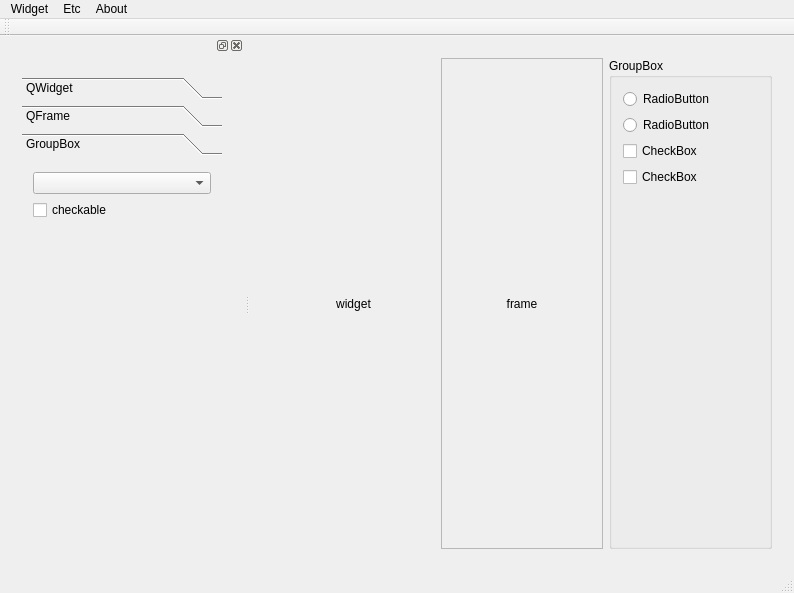
<?xml version="1.0" encoding="UTF-8"?>
<ui version="4.0">
 <class>MainWindow</class>
 <widget class="QMainWindow" name="MainWindow">
  <property name="geometry">
   <rect>
    <x>0</x>
    <y>0</y>
    <width>794</width>
    <height>593</height>
   </rect>
  </property>
  <property name="windowTitle">
   <string>MainWindow</string>
  </property>
  <widget class="QWidget" name="centralWidget">
   <layout class="QGridLayout" name="gridLayout_5">
    <item row="0" column="0">
     <widget class="QStackedWidget" name="stackedWidget">
      <property name="currentIndex">
       <number>2</number>
      </property>
      <widget class="QWidget" name="page_stackedWidget">
       <layout class="QGridLayout" name="gridLayout_27">
        <item row="0" column="0">
         <widget class="QStackedWidget" name="stackedWidget_demo">
          <property name="minimumSize">
           <size>
            <width>300</width>
            <height>100</height>
           </size>
          </property>
          <property name="currentIndex">
           <number>0</number>
          </property>
          <widget class="QWidget" name="page_demo_1">
           <layout class="QGridLayout" name="gridLayout_7">
            <item row="0" column="0">
             <widget class="QLabel" name="label_3">
              <property name="layoutDirection">
               <enum>Qt::LeftToRight</enum>
              </property>
              <property name="text">
               <string>page1</string>
              </property>
              <property name="alignment">
               <set>Qt::AlignCenter</set>
              </property>
             </widget>
            </item>
           </layout>
          </widget>
          <widget class="QWidget" name="page_demo_2">
           <layout class="QGridLayout" name="gridLayout_24">
            <item row="0" column="0">
             <widget class="QLabel" name="label_4">
              <property name="layoutDirection">
               <enum>Qt::LeftToRight</enum>
              </property>
              <property name="text">
               <string>page2</string>
              </property>
              <property name="alignment">
               <set>Qt::AlignCenter</set>
              </property>
             </widget>
            </item>
           </layout>
          </widget>
         </widget>
        </item>
       </layout>
      </widget>
      <widget class="QWidget" name="page_tabWidget">
       <layout class="QGridLayout" name="gridLayout">
        <item row="0" column="0">
         <widget class="QTabWidget" name="tabWidget">
          <property name="minimumSize">
           <size>
            <width>200</width>
            <height>100</height>
           </size>
          </property>
          <property name="tabPosition">
           <enum>QTabWidget::North</enum>
          </property>
          <property name="tabShape">
           <enum>QTabWidget::Rounded</enum>
          </property>
          <property name="currentIndex">
           <number>1</number>
          </property>
          <property name="elideMode">
           <enum>Qt::ElideNone</enum>
          </property>
          <widget class="QWidget" name="tab_1">
           <attribute name="title">
            <string>Tab 1</string>
           </attribute>
           <layout class="QGridLayout" name="gridLayout_21">
            <item row="0" column="0">
             <widget class="QLabel" name="label">
              <property name="layoutDirection">
               <enum>Qt::LeftToRight</enum>
              </property>
              <property name="text">
               <string>Tab 1</string>
              </property>
              <property name="alignment">
               <set>Qt::AlignCenter</set>
              </property>
             </widget>
            </item>
           </layout>
          </widget>
          <widget class="QWidget" name="tab_2">
           <attribute name="title">
            <string>Tab 2</string>
           </attribute>
           <layout class="QGridLayout" name="gridLayout_22">
            <item row="0" column="0">
             <widget class="QLabel" name="label_2">
              <property name="layoutDirection">
               <enum>Qt::LeftToRight</enum>
              </property>
              <property name="text">
               <string>Tab 2</string>
              </property>
              <property name="alignment">
               <set>Qt::AlignCenter</set>
              </property>
             </widget>
            </item>
           </layout>
          </widget>
         </widget>
        </item>
       </layout>
      </widget>
      <widget class="QWidget" name="page_widget">
       <layout class="QGridLayout" name="gridLayout_6">
        <item row="0" column="0">
         <widget class="QWidget" name="widget" native="true">
          <layout class="QGridLayout" name="gridLayout_4">
           <item row="0" column="0">
            <widget class="QLabel" name="label_7">
             <property name="text">
              <string>widget</string>
             </property>
             <property name="alignment">
              <set>Qt::AlignCenter</set>
             </property>
            </widget>
           </item>
          </layout>
         </widget>
        </item>
        <item row="0" column="1">
         <widget class="QFrame" name="frame">
          <property name="minimumSize">
           <size>
            <width>100</width>
            <height>100</height>
           </size>
          </property>
          <property name="frameShape">
           <enum>QFrame::StyledPanel</enum>
          </property>
          <property name="frameShadow">
           <enum>QFrame::Raised</enum>
          </property>
          <layout class="QGridLayout" name="gridLayout_26">
           <item row="0" column="0">
            <widget class="QLabel" name="label_6">
             <property name="layoutDirection">
              <enum>Qt::LeftToRight</enum>
             </property>
             <property name="text">
              <string>frame</string>
             </property>
             <property name="alignment">
              <set>Qt::AlignCenter</set>
             </property>
            </widget>
           </item>
          </layout>
         </widget>
        </item>
        <item row="0" column="2">
         <widget class="QGroupBox" name="groupBox_demo">
          <property name="minimumSize">
           <size>
            <width>100</width>
            <height>100</height>
           </size>
          </property>
          <property name="title">
           <string>GroupBox</string>
          </property>
          <layout class="QGridLayout" name="gridLayout_25">
           <item row="1" column="0">
            <widget class="QRadioButton" name="radioButton_2">
             <property name="text">
              <string>RadioButton</string>
             </property>
            </widget>
           </item>
           <item row="0" column="0">
            <widget class="QRadioButton" name="radioButton">
             <property name="text">
              <string>RadioButton</string>
             </property>
            </widget>
           </item>
           <item row="3" column="0">
            <widget class="QCheckBox" name="checkBox_2">
             <property name="text">
              <string>CheckBox</string>
             </property>
            </widget>
           </item>
           <item row="2" column="0">
            <widget class="QCheckBox" name="checkBox">
             <property name="text">
              <string>CheckBox</string>
             </property>
            </widget>
           </item>
           <item row="4" column="0">
            <spacer name="verticalSpacer_3">
             <property name="orientation">
              <enum>Qt::Vertical</enum>
             </property>
             <property name="sizeHint" stdset="0">
              <size>
               <width>20</width>
               <height>40</height>
              </size>
             </property>
            </spacer>
           </item>
          </layout>
         </widget>
        </item>
       </layout>
      </widget>
      <widget class="QWidget" name="page_scrollArea">
       <layout class="QGridLayout" name="gridLayout_2">
        <item row="0" column="0">
         <widget class="QScrollArea" name="scrollArea">
          <property name="minimumSize">
           <size>
            <width>200</width>
            <height>100</height>
           </size>
          </property>
          <property name="widgetResizable">
           <bool>true</bool>
          </property>
          <widget class="QWidget" name="widget_2">
           <property name="geometry">
            <rect>
             <x>0</x>
             <y>0</y>
             <width>818</width>
             <height>498</height>
            </rect>
           </property>
           <layout class="QGridLayout" name="gridLayout_17">
            <item row="0" column="0">
             <widget class="QLabel" name="label_8">
              <property name="text">
               <string/>
              </property>
              <property name="pixmap">
               <pixmap resource="../Skin/images.qrc">:/images/car/ic_background.png</pixmap>
              </property>
             </widget>
            </item>
           </layout>
          </widget>
         </widget>
        </item>
       </layout>
      </widget>
      <widget class="QWidget" name="page_mdiArea">
       <layout class="QGridLayout" name="gridLayout_3">
        <item row="0" column="0">
         <widget class="QMdiArea" name="mdiArea">
          <property name="minimumSize">
           <size>
            <width>100</width>
            <height>100</height>
           </size>
          </property>
         </widget>
        </item>
       </layout>
      </widget>
      <widget class="QWidget" name="page_listWidget">
       <layout class="QGridLayout" name="gridLayout_10">
        <item row="0" column="0">
         <widget class="QListWidget" name="listWidget">
          <item>
           <property name="text">
            <string>新建项目</string>
           </property>
           <property name="checkState">
            <enum>PartiallyChecked</enum>
           </property>
           <property name="icon">
            <iconset resource="../Skin/images.qrc">
             <normaloff>:/images/backlight/ic_hand_30.png</normaloff>:/images/backlight/ic_hand_30.png</iconset>
           </property>
           <property name="flags">
            <set>ItemIsSelectable|ItemIsEditable|ItemIsDragEnabled|ItemIsDropEnabled|ItemIsUserCheckable|ItemIsEnabled</set>
           </property>
          </item>
         </widget>
        </item>
       </layout>
      </widget>
      <widget class="QWidget" name="page_treeWidget">
       <layout class="QGridLayout" name="gridLayout_8">
        <item row="0" column="0">
         <widget class="QTreeWidget" name="treeWidget">
          <column>
           <property name="text">
            <string notr="true">1</string>
           </property>
          </column>
         </widget>
        </item>
       </layout>
      </widget>
      <widget class="QWidget" name="page_tableWidget">
       <layout class="QGridLayout" name="gridLayout_9">
        <item row="0" column="0">
         <widget class="QTableWidget" name="tableWidget"/>
        </item>
       </layout>
      </widget>
     </widget>
    </item>
   </layout>
  </widget>
  <widget class="QMenuBar" name="menuBar">
   <property name="geometry">
    <rect>
     <x>0</x>
     <y>0</y>
     <width>794</width>
     <height>28</height>
    </rect>
   </property>
   <widget class="QMenu" name="menu_page">
    <property name="title">
     <string>Widget</string>
    </property>
    <addaction name="actionQWidget"/>
    <addaction name="actionQScrollArea"/>
    <addaction name="separator"/>
    <addaction name="actionQStackedWidget"/>
    <addaction name="actionQTabWidget"/>
    <addaction name="separator"/>
    <addaction name="actionQListWidget"/>
    <addaction name="actionQTreeWidget"/>
    <addaction name="actionQTableWidget"/>
   </widget>
   <widget class="QMenu" name="menu">
    <property name="title">
     <string>Etc</string>
    </property>
    <addaction name="actionQDockWidget"/>
    <addaction name="actionQMdiArea"/>
    <addaction name="actionOpenGWidget"/>
    <addaction name="actionQuickWidget"/>
   </widget>
   <widget class="QMenu" name="menuAbout">
    <property name="title">
     <string>About</string>
    </property>
    <addaction name="actionAboutQt"/>
   </widget>
   <addaction name="menu_page"/>
   <addaction name="menu"/>
   <addaction name="menuAbout"/>
  </widget>
  <widget class="QToolBar" name="mainToolBar">
   <attribute name="toolBarArea">
    <enum>TopToolBarArea</enum>
   </attribute>
   <attribute name="toolBarBreak">
    <bool>false</bool>
   </attribute>
  </widget>
  <widget class="QStatusBar" name="statusBar"/>
  <widget class="QDockWidget" name="dockWidget">
   <property name="minimumSize">
    <size>
     <width>237</width>
     <height>526</height>
    </size>
   </property>
   <attribute name="dockWidgetArea">
    <number>1</number>
   </attribute>
   <widget class="QWidget" name="dockWidgetContents">
    <layout class="QGridLayout" name="gridLayout_15">
     <item row="1" column="0">
      <widget class="QStackedWidget" name="stackedWidget_menu">
       <property name="currentIndex">
        <number>2</number>
       </property>
       <widget class="QWidget" name="page_stackedWidget_menu">
        <layout class="QGridLayout" name="gridLayout_16">
         <item row="1" column="0">
          <widget class="QPushButton" name="btn_stackedWidget_insert">
           <property name="text">
            <string>插入页</string>
           </property>
          </widget>
         </item>
         <item row="3" column="0">
          <spacer name="verticalSpacer">
           <property name="orientation">
            <enum>Qt::Vertical</enum>
           </property>
           <property name="sizeHint" stdset="0">
            <size>
             <width>20</width>
             <height>159</height>
            </size>
           </property>
          </spacer>
         </item>
         <item row="0" column="0">
          <widget class="QPushButton" name="btn_stackedWidget_toggle">
           <property name="text">
            <string>切换页</string>
           </property>
          </widget>
         </item>
         <item row="2" column="0">
          <widget class="QPushButton" name="btn_stackedWidget_delete">
           <property name="text">
            <string>删除页</string>
           </property>
          </widget>
         </item>
        </layout>
       </widget>
       <widget class="QWidget" name="page_tabWidget_menu">
        <layout class="QGridLayout" name="gridLayout_18">
         <item row="1" column="0">
          <widget class="QPushButton" name="btn_tabWidget_insert">
           <property name="text">
            <string>插入页</string>
           </property>
          </widget>
         </item>
         <item row="4" column="0">
          <spacer name="verticalSpacer_2">
           <property name="orientation">
            <enum>Qt::Vertical</enum>
           </property>
           <property name="sizeHint" stdset="0">
            <size>
             <width>20</width>
             <height>36</height>
            </size>
           </property>
          </spacer>
         </item>
         <item row="2" column="0">
          <widget class="QPushButton" name="btn_tabWidget_delete">
           <property name="text">
            <string>删除页</string>
           </property>
          </widget>
         </item>
         <item row="0" column="0">
          <widget class="QPushButton" name="btn_tabWidget_toggle">
           <property name="text">
            <string>切换页</string>
           </property>
          </widget>
         </item>
         <item row="3" column="0">
          <widget class="QComboBox" name="cbox_tabWidget"/>
         </item>
        </layout>
       </widget>
       <widget class="QWidget" name="page_widget_menu">
        <layout class="QGridLayout" name="gridLayout_14">
         <item row="0" column="0">
          <widget class="QToolBox" name="toolBox">
           <property name="currentIndex">
            <number>2</number>
           </property>
           <widget class="QWidget" name="page">
            <property name="geometry">
             <rect>
              <x>0</x>
              <y>0</y>
              <width>201</width>
              <height>378</height>
             </rect>
            </property>
            <attribute name="label">
             <string>QWidget</string>
            </attribute>
           </widget>
           <widget class="QWidget" name="page_2">
            <property name="geometry">
             <rect>
              <x>0</x>
              <y>0</y>
              <width>201</width>
              <height>378</height>
             </rect>
            </property>
            <attribute name="label">
             <string>QFrame</string>
            </attribute>
            <layout class="QGridLayout" name="gridLayout_29">
             <item row="1" column="0">
              <widget class="QComboBox" name="cbox_frame_Shape"/>
             </item>
             <item row="8" column="0">
              <spacer name="verticalSpacer_8">
               <property name="orientation">
                <enum>Qt::Vertical</enum>
               </property>
               <property name="sizeHint" stdset="0">
                <size>
                 <width>20</width>
                 <height>139</height>
                </size>
               </property>
              </spacer>
             </item>
             <item row="4" column="0">
              <widget class="QLabel" name="label_10">
               <property name="text">
                <string>lineWidth</string>
               </property>
              </widget>
             </item>
             <item row="7" column="0">
              <widget class="QSpinBox" name="spinBox_midLineWidth"/>
             </item>
             <item row="3" column="0">
              <widget class="QComboBox" name="cbox_frame_Shadow"/>
             </item>
             <item row="0" column="0">
              <widget class="QLabel" name="label_11">
               <property name="text">
                <string>Shape</string>
               </property>
              </widget>
             </item>
             <item row="5" column="0">
              <widget class="QSpinBox" name="spinBox_lineWidth"/>
             </item>
             <item row="6" column="0">
              <widget class="QLabel" name="label_9">
               <property name="text">
                <string>midLineWidth</string>
               </property>
              </widget>
             </item>
             <item row="2" column="0">
              <widget class="QLabel" name="label_12">
               <property name="text">
                <string>Shadow</string>
               </property>
              </widget>
             </item>
            </layout>
           </widget>
           <widget class="QWidget" name="page_3">
            <attribute name="label">
             <string>GroupBox</string>
            </attribute>
            <layout class="QGridLayout" name="gridLayout_30">
             <item row="1" column="0">
              <widget class="QCheckBox" name="checkBox_demo">
               <property name="text">
                <string>checkable</string>
               </property>
              </widget>
             </item>
             <item row="2" column="0">
              <spacer name="verticalSpacer_9">
               <property name="orientation">
                <enum>Qt::Vertical</enum>
               </property>
               <property name="sizeHint" stdset="0">
                <size>
                 <width>20</width>
                 <height>297</height>
                </size>
               </property>
              </spacer>
             </item>
             <item row="0" column="0">
              <widget class="QComboBox" name="cbox_demo_alignment"/>
             </item>
            </layout>
           </widget>
          </widget>
         </item>
        </layout>
       </widget>
       <widget class="QWidget" name="page_scrollArea_menu">
        <layout class="QGridLayout" name="gridLayout_19"/>
       </widget>
       <widget class="QWidget" name="page_mdiArea_menu">
        <layout class="QGridLayout" name="gridLayout_20">
         <item row="1" column="0">
          <widget class="QPushButton" name="btn_mdiArea_close">
           <property name="text">
            <string>删除当前窗口</string>
           </property>
          </widget>
         </item>
         <item row="5" column="0">
          <spacer name="verticalSpacer_4">
           <property name="orientation">
            <enum>Qt::Vertical</enum>
           </property>
           <property name="sizeHint" stdset="0">
            <size>
             <width>20</width>
             <height>40</height>
            </size>
           </property>
          </spacer>
         </item>
         <item row="3" column="0">
          <widget class="QComboBox" name="cbox_mdiArea_model"/>
         </item>
         <item row="2" column="0">
          <widget class="QPushButton" name="btn_mdiArea_closeAll">
           <property name="text">
            <string>关闭所有</string>
           </property>
          </widget>
         </item>
         <item row="4" column="0">
          <widget class="QComboBox" name="cbox_mdiArea_layout"/>
         </item>
         <item row="0" column="0">
          <widget class="QPushButton" name="btn_mdiArea_add">
           <property name="text">
            <string>新建子窗口</string>
           </property>
          </widget>
         </item>
        </layout>
       </widget>
       <widget class="QWidget" name="page_listWidget_menu">
        <layout class="QGridLayout" name="gridLayout_23">
         <item row="5" column="0">
          <widget class="QCheckBox" name="cbox_edit">
           <property name="text">
            <string>可编辑</string>
           </property>
          </widget>
         </item>
         <item row="2" column="0">
          <widget class="QPushButton" name="btn_listWidget_delete">
           <property name="text">
            <string>删除列</string>
           </property>
          </widget>
         </item>
         <item row="0" column="0">
          <widget class="QPushButton" name="btn_listWidget_add">
           <property name="text">
            <string>添加列</string>
           </property>
          </widget>
         </item>
         <item row="4" column="0">
          <widget class="QComboBox" name="cbox_listWidget_style"/>
         </item>
         <item row="7" column="0">
          <spacer name="verticalSpacer_5">
           <property name="orientation">
            <enum>Qt::Vertical</enum>
           </property>
           <property name="sizeHint" stdset="0">
            <size>
             <width>20</width>
             <height>36</height>
            </size>
           </property>
          </spacer>
         </item>
         <item row="1" column="0">
          <widget class="QPushButton" name="btn_listWidget_insert">
           <property name="text">
            <string>插入列</string>
           </property>
          </widget>
         </item>
         <item row="3" column="0">
          <widget class="QPushButton" name="btn_listWidget_clear">
           <property name="text">
            <string>清空列</string>
           </property>
          </widget>
         </item>
        </layout>
       </widget>
       <widget class="QWidget" name="page_treeWidget_menu">
        <layout class="QGridLayout" name="gridLayout_28">
         <item row="0" column="0">
          <widget class="QPushButton" name="btn_treeWidget_path">
           <property name="text">
            <string>选择目录</string>
           </property>
          </widget>
         </item>
         <item row="2" column="0">
          <spacer name="verticalSpacer_6">
           <property name="orientation">
            <enum>Qt::Vertical</enum>
           </property>
           <property name="sizeHint" stdset="0">
            <size>
             <width>20</width>
             <height>202</height>
            </size>
           </property>
          </spacer>
         </item>
         <item row="1" column="0">
          <widget class="QPushButton" name="btn_treeWidget_delete">
           <property name="text">
            <string>删除当前项</string>
           </property>
          </widget>
         </item>
        </layout>
       </widget>
       <widget class="QWidget" name="page_tableWidget_menu">
        <layout class="QGridLayout" name="gridLayout_13">
         <item row="0" column="0">
          <widget class="QGroupBox" name="groupBox_2">
           <property name="title">
            <string>GroupBox</string>
           </property>
           <layout class="QGridLayout" name="gridLayout_11">
            <item row="3" column="0">
             <layout class="QHBoxLayout" name="horizontalLayout_5">
              <item>
               <widget class="QPushButton" name="btn_tableWidget_cleartable">
                <property name="text">
                 <string>清除数据</string>
                </property>
               </widget>
              </item>
              <item>
               <widget class="QPushButton" name="btn_tableWidget_cleardate">
                <property name="text">
                 <string>清除表格</string>
                </property>
               </widget>
              </item>
             </layout>
            </item>
            <item row="0" column="0">
             <layout class="QHBoxLayout" name="horizontalLayout_4">
              <item>
               <widget class="QPushButton" name="btn_tableWidget_init">
                <property name="text">
                 <string>初始化表格</string>
                </property>
               </widget>
              </item>
              <item>
               <widget class="QSpinBox" name="spinBox_row">
                <property name="maximumSize">
                 <size>
                  <width>40</width>
                  <height>16777215</height>
                 </size>
                </property>
                <property name="value">
                 <number>2</number>
                </property>
               </widget>
              </item>
              <item>
               <widget class="QSpinBox" name="spinBox_col">
                <property name="maximumSize">
                 <size>
                  <width>40</width>
                  <height>16777215</height>
                 </size>
                </property>
                <property name="value">
                 <number>2</number>
                </property>
               </widget>
              </item>
             </layout>
            </item>
            <item row="2" column="0">
             <layout class="QHBoxLayout" name="horizontalLayout_2">
              <item>
               <widget class="QPushButton" name="btn_tableWidget_delrow">
                <property name="text">
                 <string>删除行</string>
                </property>
               </widget>
              </item>
              <item>
               <widget class="QPushButton" name="btn_tableWidget_delcol">
                <property name="text">
                 <string>删除列</string>
                </property>
               </widget>
              </item>
             </layout>
            </item>
            <item row="1" column="0">
             <layout class="QHBoxLayout" name="horizontalLayout">
              <item>
               <widget class="QPushButton" name="btn_tableWidget_addrow">
                <property name="text">
                 <string>添加行</string>
                </property>
               </widget>
              </item>
              <item>
               <widget class="QPushButton" name="btn_tableWidget_addcol">
                <property name="text">
                 <string>添加列</string>
                </property>
               </widget>
              </item>
             </layout>
            </item>
            <item row="5" column="0">
             <widget class="QPushButton" name="btn_tableWidget_adjust">
              <property name="text">
               <string>调整行列间距</string>
              </property>
             </widget>
            </item>
            <item row="4" column="0">
             <widget class="QPushButton" name="btn_tableWidget_insertitem">
              <property name="text">
               <string>插入item</string>
              </property>
             </widget>
            </item>
           </layout>
          </widget>
         </item>
         <item row="1" column="0">
          <widget class="QGroupBox" name="groupBox_3">
           <property name="title">
            <string>GroupBox</string>
           </property>
           <layout class="QGridLayout" name="gridLayout_12">
            <item row="4" column="0">
             <widget class="QComboBox" name="cbox_tableWidget_SelectionMode"/>
            </item>
            <item row="0" column="0">
             <widget class="QComboBox" name="cbox_tableWidget_EditTrigger"/>
            </item>
            <item row="3" column="0">
             <widget class="QComboBox" name="cbox_tableWidget_SelectionBehavior"/>
            </item>
            <item row="5" column="0">
             <widget class="QCheckBox" name="cbox_table_title">
              <property name="text">
               <string>表头</string>
              </property>
              <property name="checked">
               <bool>true</bool>
              </property>
             </widget>
            </item>
           </layout>
          </widget>
         </item>
         <item row="2" column="0">
          <spacer name="verticalSpacer_7">
           <property name="orientation">
            <enum>Qt::Vertical</enum>
           </property>
           <property name="sizeHint" stdset="0">
            <size>
             <width>20</width>
             <height>1</height>
            </size>
           </property>
          </spacer>
         </item>
         <item row="3" column="0">
          <layout class="QHBoxLayout" name="horizontalLayout_3">
           <item>
            <widget class="QLabel" name="lab_x">
             <property name="text">
              <string>X:</string>
             </property>
            </widget>
           </item>
           <item>
            <widget class="QLabel" name="lab_pos_x">
             <property name="text">
              <string>0</string>
             </property>
            </widget>
           </item>
           <item>
            <widget class="QLabel" name="lab_y">
             <property name="text">
              <string>Y:</string>
             </property>
            </widget>
           </item>
           <item>
            <widget class="QLabel" name="lab_pos_y">
             <property name="text">
              <string>0</string>
             </property>
            </widget>
           </item>
           <item>
            <widget class="QLabel" name="lab_content">
             <property name="text">
              <string>content</string>
             </property>
             <property name="alignment">
              <set>Qt::AlignRight|Qt::AlignTrailing|Qt::AlignVCenter</set>
             </property>
            </widget>
           </item>
          </layout>
         </item>
        </layout>
       </widget>
      </widget>
     </item>
    </layout>
   </widget>
  </widget>
  <action name="actionQWidget">
   <property name="text">
    <string>QWidget</string>
   </property>
  </action>
  <action name="actionQScrollArea">
   <property name="text">
    <string>QScrollArea</string>
   </property>
  </action>
  <action name="actionQStackedWidget">
   <property name="text">
    <string>QStackedWidget</string>
   </property>
  </action>
  <action name="actionQListWidget">
   <property name="text">
    <string>QListWidget</string>
   </property>
  </action>
  <action name="actionQTabWidget">
   <property name="text">
    <string>QTabWidget</string>
   </property>
  </action>
  <action name="actionQDockWidget">
   <property name="text">
    <string>QDockWidget</string>
   </property>
  </action>
  <action name="actionQTreeWidget">
   <property name="text">
    <string>QTreeWidget</string>
   </property>
  </action>
  <action name="actionQTableWidget">
   <property name="text">
    <string>QTableWidget</string>
   </property>
  </action>
  <action name="actionQMdiArea">
   <property name="text">
    <string>QMdiArea</string>
   </property>
  </action>
  <action name="actionOpenGWidget">
   <property name="text">
    <string>OpenGWidget</string>
   </property>
  </action>
  <action name="actionQuickWidget">
   <property name="text">
    <string>QuickWidget</string>
   </property>
  </action>
  <action name="actionAboutQt">
   <property name="text">
    <string>About Qt</string>
   </property>
  </action>
 </widget>
 <layoutdefault spacing="6" margin="11"/>
 <resources>
  <include location="../Skin/images.qrc"/>
 </resources>
 <connections/>
</ui>
